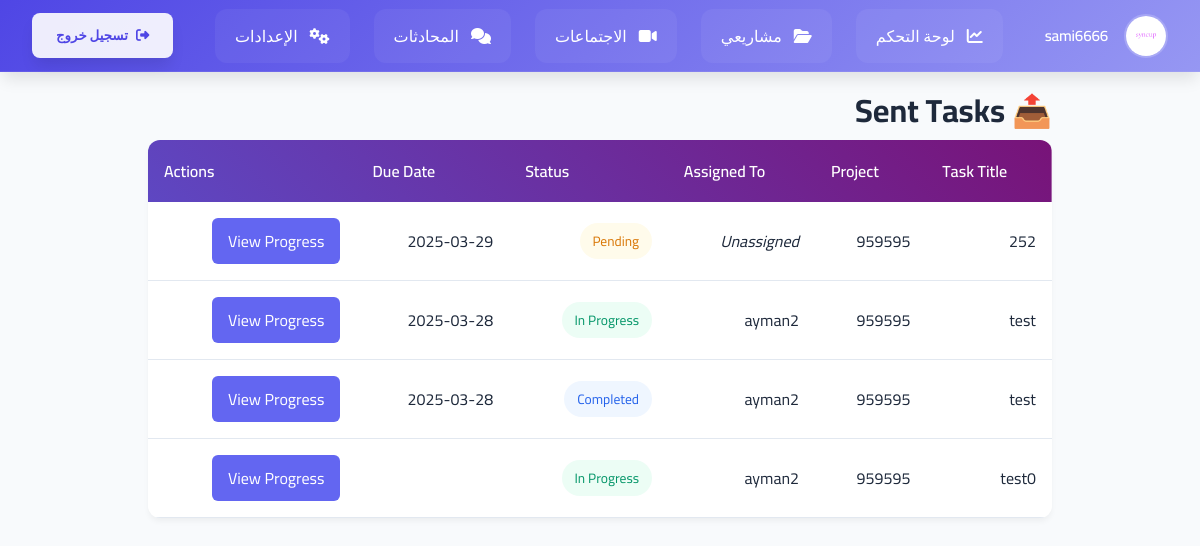
Screenshot of /tasks/sent/ (signed in) with the database file from the repository.
### users/models.py (models this page shows, shortened)
class CustomUser(AbstractUser):
    phone_regex = RegexValidator(
        regex=r'^05\d{8}$',
        message="Phone number must start with 05 and be exactly 10 digits."
    )
    phone_number = models.CharField(
        max_length=10,
        unique=True,
        validators=[phone_regex],
        help_text="Phone number must start with 05 and contain exactly 10 digits."
    )
    ROLE_CHOICES = [
        ('member', 'Member'),
        ('expert', 'Expert')
    ]
    role = models.CharField(
        max_length=10,
        choices=ROLE_CHOICES,
        default='member'
    )
    profile_image = models.ImageField(
        upload_to='profile_pics/',
        default='profile_pics/p.png',
        blank=True,
        null=True
    )
    short_bio = models.CharField(
        max_length=15,
        blank=True,
        help_text="Short description (e.g., AI Expert, UI Guru)."
    )
    full_bio = models.TextField(
        blank=True,
        help_text="Detailed biography or personal summary."
    )
    groups = models.ManyToManyField(
        'auth.Group',
        related_name='custom_user_groups',
        blank=True
    )
    user_permissions = models.ManyToManyField(
        'auth.Permission',
        related_name='custom_user_permissions',
        blank=True
    )

### tasks/models.py (models this page shows, shortened)
class Task(models.Model):
    STATUS_CHOICES = [
        ('new', 'New'),  # Task created but not yet assigned
        ('pending', 'Pending'),  # Awaiting user approval
        ('in_progress', 'In Progress'),  # Accepted and being worked on
        ('urgent', 'Urgent'),  # Marked as urgent
        ('completed', 'Completed'),  # Task completed
        ('rejected', 'Rejected'),  # User declined the task
    ]
    title = models.CharField(max_length=255)
    description = models.TextField(blank=True, null=True)
    status = models.CharField(max_length=20, choices=STATUS_CHOICES, default='new')
    project = models.ForeignKey(Project, on_delete=models.CASCADE, related_name='tasks')  # ✅ Link task to a project
    assigned_to = models.ForeignKey(CustomUser, on_delete=models.SET_NULL, null=True, blank=True, related_name='assigned_tasks')  # ✅ Assign task to a user
    due_date = models.DateField(blank=True, null=True)
    created_at = models.DateTimeField(auto_now_add=True)
    files = models.FileField(upload_to='task_attachments/', blank=True, null=True)  # ✅ Support for file uploads

### projects/models.py (models this page shows, shortened)
class Project(models.Model):
    STATUS_CHOICES = [
        ('pending', 'Pending'),
        ('in_progress', 'In Progress'),
        ('completed', 'Completed'),
    ]
    COLOR_CHOICES = [
        ('purple', 'Purple'),
        ('red', 'Red'),
        ('blue', 'Blue'),
        ('green', 'Green'),
        ('orange', 'Orange'),
        ('pink', 'Pink'),
    ]
    name = models.CharField(max_length=255)  # Project name
    description = models.TextField(blank=True, null=True)  # Project description
    start_date = models.DateField()  # Start date
    end_date = models.DateField(blank=True, null=True)  # End date
    owner = models.ForeignKey(CustomUser, on_delete=models.CASCADE, related_name='owned_projects')  # Project owner
    members = models.ManyToManyField(CustomUser, related_name='projects', blank=True)  # Project members
    created_at = models.DateTimeField(auto_now_add=True)  # Creation date
    category = models.ForeignKey(ProjectType, on_delete=models.CASCADE)
    status = models.CharField(max_length=20, choices=STATUS_CHOICES, default='pending')  # Project status
    logo = models.ImageField(upload_to='project_logos/', blank=True, null=True)  # Project logo
    project_color = models.CharField(max_length=10, choices=COLOR_CHOICES, default='blue')  # Project color

### tasks/views.py (the view)
# urls.py: path('sent/', views.sent_tasks, name='sent_tasks'),
@login_required
def sent_tasks(request):
    tasks = Task.objects.filter(project__owner=request.user).select_related('project', 'assigned_to').order_by('-created_at')
    return render(request, 'sent_tasks.html', {'tasks': tasks})

### templates/sent_tasks.html (shortened to what this page needs)
<!DOCTYPE html>
<html lang="en">
<head>
</head>
<body>
    {% include 'navbar.html' %}
    <div class="container">
        <h1>📤 Sent Tasks</h1>
        <div class="table-wrapper">
            <table>
                <thead>
                    <tr>
                        <th>Task Title</th>
                        <th>Project</th>
                        <th>Assigned To</th>
                        <th>Status</th>
                        <th>Due Date</th>
                        <th>Actions</th>
                    </tr>
                </thead>
                <tbody>
                    {% if tasks %}
                        {% for task in tasks %}
                        <tr>
                            <td data-label="Task Title">{{ task.title }}</td>
                            <td data-label="Project">{{ task.project.name }}</td>
                            <td data-label="Assigned To">
                                {% if task.assigned_to %}
                                    {{ task.assigned_to.username }}
                                {% else %}
                                    <em>Unassigned</em>
                                {% endif %}
                            </td>
                            <td data-label="Status">
                                <span class="status status-{{ task.status|slugify }}">
                                    {{ task.get_status_display }}
                                </span>
                            </td>
                            <td data-label="Due Date">{{ task.due_date|date:"Y-m-d" }}</td>
                            <td data-label="Actions">
                                <a href="{% url 'task_progress' task.id %}" class="btn">
                                    View Progress
                                </a>
                            </td>
                        </tr>
                        {% endfor %}
                    {% else %}
                        <tr>
                            <td colspan="6" style="text-align: center; padding: 2rem;">
                                No sent tasks found
                            </td>
                        </tr>
                    {% endif %}
                </tbody>
            </table>
        </div>
    </div>
</body>
</html>

### templates/navbar.html (shortened to what this page needs)
<!DOCTYPE html>
<html lang="ar" dir="rtl">
<head>
    <link rel="stylesheet" href="https://cdnjs.cloudflare.com/ajax/libs/font-awesome/6.4.2/css/all.min.css">
</head>
<body>
    <nav class="navbar">
        <div class="profile">
            <img src="{{ user.profile_image.url }}"
                 class="profile__image"
                 onerror="this.onerror=null; this.src='/media/profile_pics/p.png';"
                 alt="صورة المستخدم">
            <span class="profile__name">{{ user.username }}</span>
        </div>
        <div class="nav-links">
            {% if user.role != 'expert' %}
                <a href="{% url 'dashboard' %}" class="nav-link">
                    <i class="fas fa-chart-line"></i>
                    <span>لوحة التحكم</span>
                </a>
                <a href="{% url 'projects_list' %}" class="nav-link">
                    <i class="fas fa-folder-open"></i>
                    <span>مشاريعي</span>
                </a>
            {% endif %}
            {% if user.role == 'expert' %}
                <a href="{% url 'expert_availability_manage' %}" class="nav-link">
                    <i class="fas fa-calendar-alt"></i>
                    <span>مواعيدي</span>
                </a>
                <a href="{% url 'edit_expert_bio' %}" class="nav-link">
                    <i class="fas fa-user-edit"></i>
                    <span>السيرة الذاتية</span>
                </a>
            {% else %}
                <a href="{% url 'meeting_list' %}" class="nav-link">
                    <i class="fas fa-video"></i>
                    <span>الاجتماعات</span>
                </a>
            {% endif %}
            <a href="{% url 'chat_list' %}" class="nav-link">
                <i class="fas fa-comments"></i>
                <span>المحادثات</span>
            </a>
            <a href="{% url 'settings' %}" class="nav-link">
                <i class="fas fa-cogs"></i>
                <span>الإعدادات</span>
            </a>
        </div>
        <form id="logout-form" action="{% url 'logout' %}" method="post">
            <button type="submit" class="logout">
                <i class="fas fa-sign-out-alt"></i>
                <span class="logout__text">تسجيل خروج</span>
            </button>
        </form>
    </nav>
</body>
</html>

### templates/sent_tasks.html (style rules this page uses)
:root { --primary: #6366f1; --surface: #ffffff; --background: #f8fafc; --text: #1e293b; --border: #e2e8f0; }
body { font-family: 'Segoe UI', system-ui, sans-serif; margin: 0; background: var(--background); color: var(--text); }
.container { max-width: 1000px; margin: 2rem auto; padding: 3rem; }
.table-wrapper { background: var(--surface); border-radius: 12px; box-shadow: 0 4px 6px -1px rgba(0, 0, 0, 0.05); overflow-x: auto; }
table { width: 100%; border-collapse: collapse; border-spacing: 0; }
thead tr { background: linear-gradient(45deg, #5e47c2, #781378); }
thead th { color: white; font-weight: 600; padding: 1rem; text-align: left; border: none; }
tbody td { padding: 1rem; border-bottom: 1px solid var(--border); }
.status { font-size: 0.85rem; padding: 0.3rem 0.8rem; border-radius: 20px; display: inline-flex; align-items: center; gap: 0.5rem; }
.btn { display: inline-flex; align-items: center; padding: 0.5rem 1rem; border-radius: 6px; background: var(--primary); color: white; text-decoration: none; transition: opacity 0.2s; }
.status-pending { background: #fffbeb; color: #d97706; }
.status-in_progress { background: #ecfdf5; color: #059669; }
.status-completed { background: #eff6ff; color: #2563eb; }

### templates/navbar.html (style rules this page uses)
:root { --primary-500: #4f46e5; --primary-600: #4f46e5; --surface-100: #f8fafc; --surface-900: #0f172a; --text-primary: #1e293b; --text-inverse: #ffffff; --transition-default: 300ms cubic-bezier(0.4, 0, 0.2, 1); --shadow-lg: 0 10px 15px -3px rgba(0, 0, 0, 0.1); }
* { margin: 0; padding: 0; box-sizing: border-box; font-family: 'Cairo', sans-serif; }
body { background-color: var(--surface-100); color: var(--text-primary); }
.navbar { position: fixed; top: 0; right: 0; width: 100%; height: 72px; display: flex; align-items: center; justify-content: space-between; padding: 0 2rem; background: linear-gradient(135deg, #4f46e5, #9697f3); backdrop-filter: blur(12px); box-shadow: var(--shadow-lg); z-index: 1000; border-bottom: 1px solid rgba(255, 255, 255, 0.1); }
.profile { display: flex; align-items: center; gap: 1rem; color: var(--text-inverse); position: relative; }
.profile__image { width: 44px; height: 44px; border-radius: 50%; object-fit: cover; border: 2px solid rgba(255, 255, 255, 0.2); transition: transform var(--transition-default); }
.profile__name { font-weight: 600; font-size: 0.95rem; letter-spacing: -0.2px; }
.nav-links { display: flex; gap: 1.5rem; align-items: center; transition: transform var(--transition-default); }
.nav-link { color: var(--text-inverse); text-decoration: none; padding: 0.75rem 1.25rem; border-radius: 0.75rem; display: flex; align-items: center; gap: 0.75rem; position: relative; background: rgba(255, 255, 255, 0.05); transition: all var(--transition-default); }
.nav-link::after { content: ''; position: absolute; bottom: 0; right: 50%; width: 0; height: 2px; background: var(--text-inverse); transition: all var(--transition-default); }
.logout { background: rgba(255, 255, 255, 0.9); color: var(--primary-600); border: none; padding: 0.6rem 1.5rem; border-radius: 0.5rem; display: flex; align-items: center; gap: 0.5rem; cursor: pointer; transition: all var(--transition-default); font-weight: 600; box-shadow: var(--shadow-lg); }

### rows the page displays
CustomUser: profile_image (picture), username "sami6666"
Task: title "252", project.name "959595", shows "Unassigned", status "Pending", due_date "2025-03-29"
Task: title "test", project.name "959595", assigned_to.username "ayman2", status "In Progress", due_date "2025-03-28"
Task: title "test", project.name "959595", assigned_to.username "ayman2", status "Completed", due_date "2025-03-28"
Task: title "test0", project.name "959595", assigned_to.username "ayman2", status "In Progress"
